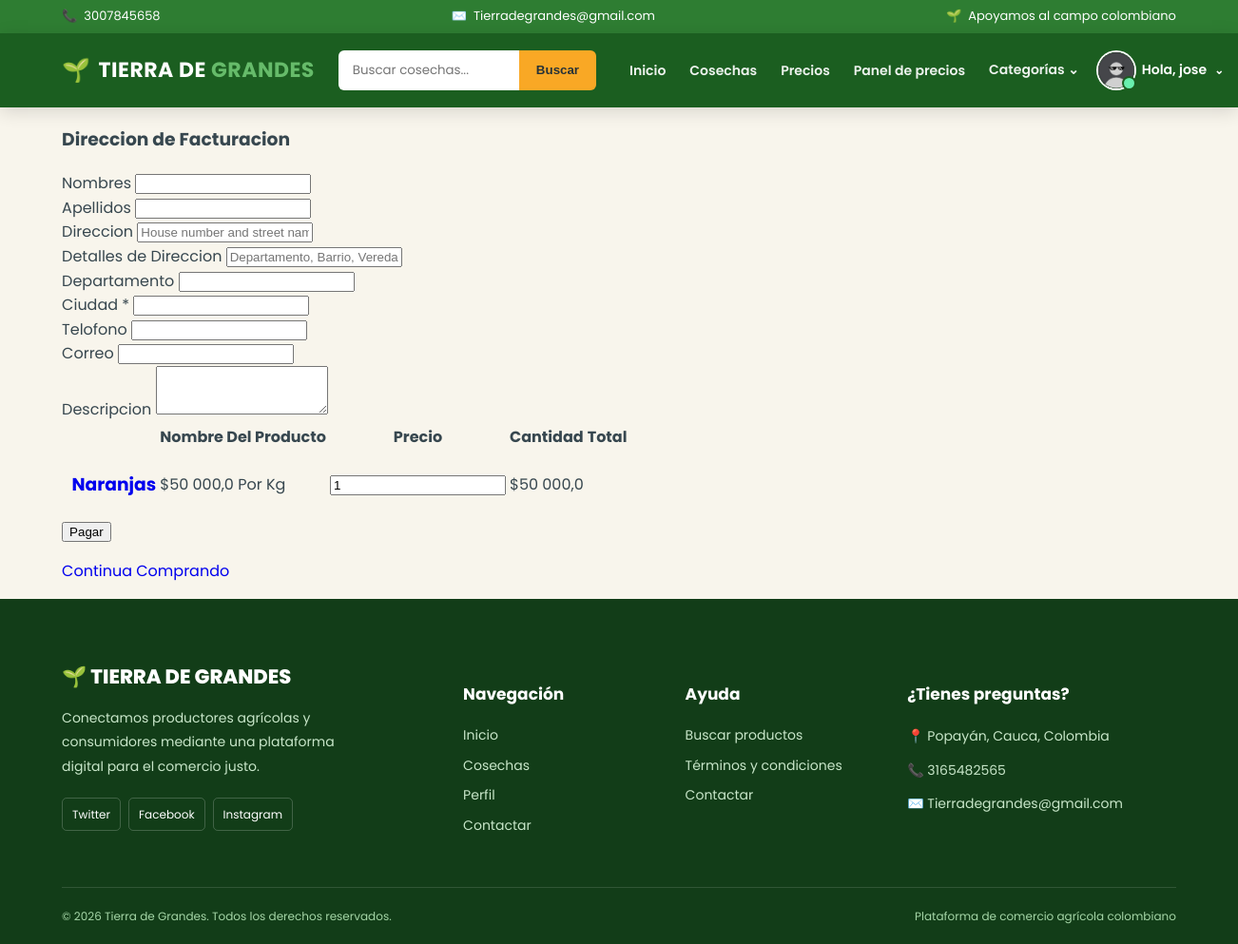
The app's page /checkout/ (signed in), older data.
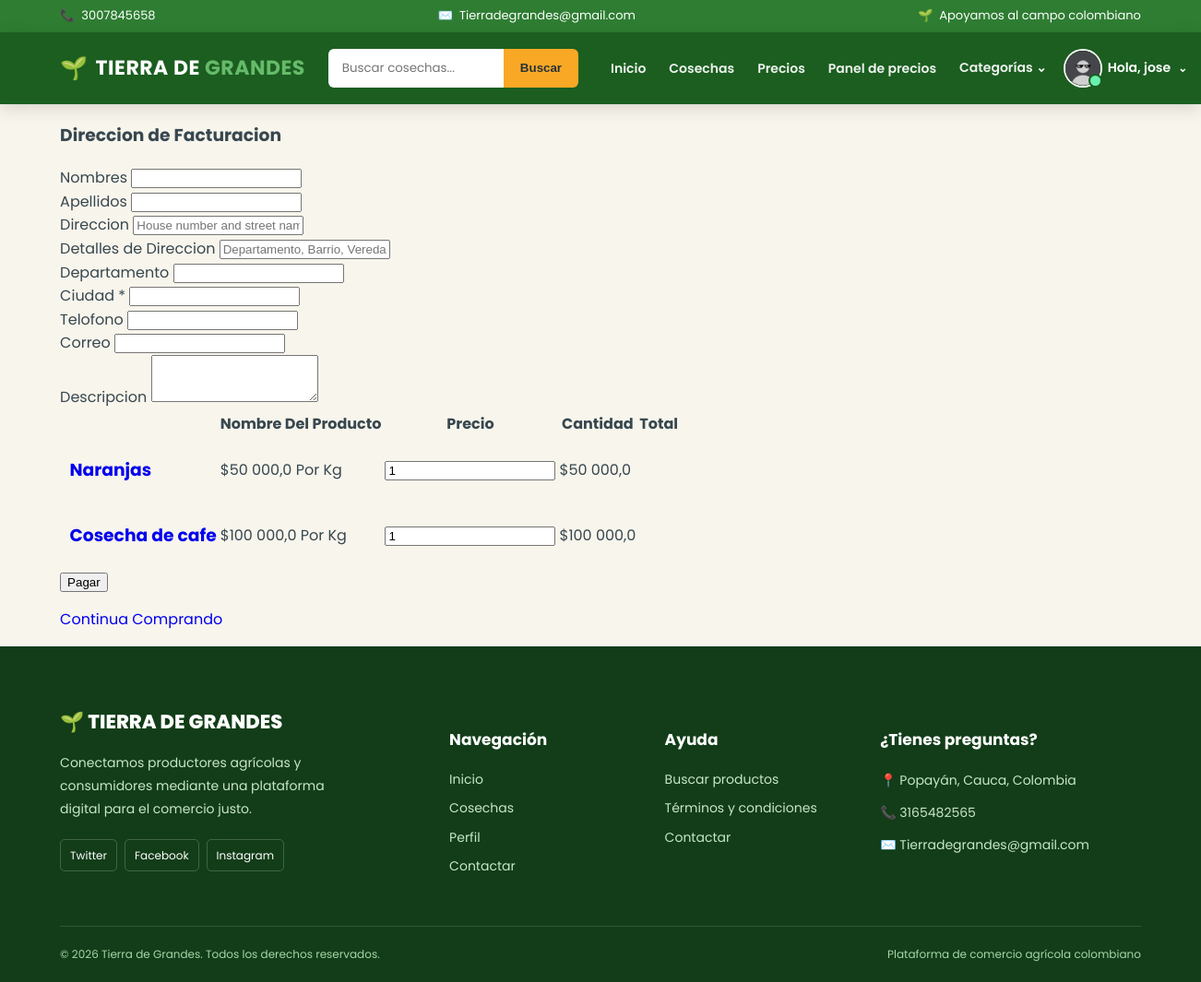
The same page, newer data.
### carrito/models.py (models this page shows, shortened)
class CarritoItem(models.Model):
    user = models.ForeignKey(Cuentas, on_delete=models.CASCADE, null=True)
    productos = models.ForeignKey(Producto, on_delete=models.CASCADE)
    kardexob = models.ManyToManyField(Kardex, blank=True)
    carrito = models.ForeignKey(Carrito, on_delete=models.CASCADE, null=True)
    cantidad = models.IntegerField()
    activo = models.BooleanField(default=True)
    def sub_total(self):
        return self.productos.precio * self.cantidad

### productos/models.py (models this page shows, shortened)
class Producto(models.Model):
    user = models.ForeignKey(Cuentas,on_delete=models.CASCADE, related_name='product')
    nombre = models.CharField(max_length=50)
    slug= AutoSlugField(populate_from='nombre')
    precio = models.FloatField()  # Field name made lowercase.
    Informacion_de_produccion = models.CharField(max_length=100)
    image = models.ImageField()  # Field name made lowercase.
    stock = models.IntegerField()
    timestamp = models.DateTimeField(default=timezone.now)
    descripcion = models.TextField()
    categoria = models.ForeignKey(Categoria,on_delete=models.CASCADE, related_name='productoscat')
    destacado=models.BooleanField(default=True)
    activo=models.BooleanField(default=True)
    fecha_creacion = models.DateTimeField(auto_now_add=True)
    modificacion_date = models.DateTimeField(auto_now=True)
    unidad_precio = models.CharField(max_length=10, choices=UNIDADES_PRECIO, default="kg")
    producto_sipsa = models.CharField(
        max_length=100, blank=True, choices=PRODUCTOS_SIPSA,
        help_text="Producto equivalente en el SIPSA, si tiene precio de referencia",
    )
    def get_url(self):
        return reverse('detalleproducto', args=[self.categoria.slug, self.slug])
    class Meta:
        ordering = ['-timestamp']
        verbose_name = 'Producto'
        verbose_name_plural = 'Productos'
        ordering = ['-id']

### carrito/views.py (the view)
# urls.py: path('checkout/', views.checkout, name='checkout'),
@login_required(login_url='login')
def checkout (request, total=0, cantidad=0, carrito_items=None):
    inpuesto = 0
    total_final = 0
    try:
        if request.user.is_authenticated:
            carrito_items = CarritoItem.objects.filter(user=request.user, activo=True)
        else:
            carrito = Carrito.objects.get(carrito_id=_carrito_id(request))
            carrito_items = CarritoItem.objects.filter(carrito=carrito, activo=True )
        for carrito_item in carrito_items:
            total += (carrito_item.productos.precio * carrito_item.cantidad)
            cantidad += carrito_item.cantidad
        inpuesto = (1*total)/100
        total_final = total + inpuesto
    except ObjectDoesNotExist:
        pass ## ignora la exepcion
    context = {
        'total':total,
        'cantidad':cantidad,
        'carrito_items':carrito_items,
        'inpuesto':inpuesto,
        'total_final':total_final,
    }
    return render(request, 'producto/checkout.html', context)

### carrito/context_processors.py (called while the page is built)
def counter(request):
    carrito_count = 0
    try:
        carrito = Carrito.objects.filter(carrito_id=_carrito_id(request))
        if request.user.is_authenticated:
            carrito_items = CarritoItem.objects.all().filter(user=request.user)
        else:
            carrito_items = CarritoItem.objects.all().filter(carrito=carrito[:1])
        for carrito_item in carrito_items:
            carrito_count += carrito_item.cantidad
    except CarritoItem.DoesNotExist:
        carrito_count = 0
    return dict(carrito_count=carrito_count)

### carrito/views.py (called while the page is built)
def _carrito_id(request): #creamos una funcion privada que solo va a funcionar en este archivo
    carrito =request.session.session_key
    if not carrito: #hago una condicion que si no exiate
        carrito = request.session.create()
    return carrito

### categorias/context_processors.py (called while the page is built)
def menu_links(request):
    links = Categoria.objects.all()
    return dict(links=links)

### categorias/models.py (called while the page is built)
    def get_url(self):
        return reverse('productos_categoria', args=[self.slug])

### cuentas/models.py (called while the page is built)
    def full_nombre(self):
        return f'{self.nombres} {self.apellidos}'

### tiera_de_grandes/templates/producto/checkout.html (shortened to what the changed rows need)
{% extends 'index.html' %}
{% load static %}
{% load humanize %}
{% block content %}
{% load crispy_forms_tags %}
{% load bootstrap4 %}
{% load widget_tweaks %}
<section class="ftco-section">
    <div class="container">
        <div class="row justify-content-center">
                        <div class="col-xl-5">
                            <div class="row mt-5 pt-3">
                                <div class="col-md-12 d-flex mb-5">
                                    <table class="table">
                                        <thead class="thead-primary">
                                            <tr class="text-center">
                                                <th>&nbsp;</th>
                                                <th>&nbsp;</th>
                                                <th>Nombre Del Producto</th>
                                                <th>Precio</th>
                                                <th>Cantidad</th>
                                                <th>Total</th>
                                            </tr>
                                        </thead>
                                        <tbody>
                                {% for carrito_item in carrito_items %}
                                <tr class="text-center">
                                    <td class="image-prod">
                                    </td>
                                    <td class="product-name">
                                        <h3><a
                                                href="{{ carrito_item.productos.get_url }}">{{carrito_item.productos.nombre}}</a>
                                        </h3>
                                    </td>
                                    <td class="price">${{carrito_item.productos.precio | intcomma}} Por Kg </td>
                                    <td class="quantity">
                                        <div class="input-group mb-3">
                                            <input type="text" name="quantity"
                                                class="quantity form-control input-number"
                                                value="{{ carrito_item.cantidad }}" min="1" max="100">
                                        </div>
                                    </td>
                                    <td class="total">${{carrito_item.sub_total | intcomma }}</td>
                                </tr>
                                {% endfor %}
                            </tbody>
                        </table>
                        </div>
                </div>
            </div>
        </div>
    </div>
</section>
</body>
</html>
{% endblock %}

Row changes from the older to the newer data that the page shows:
added CarritoItem: productos.nombre "Cosecha de cafe", productos.precio "100 000,0", quantity "1", sub_total "100 000,0"
